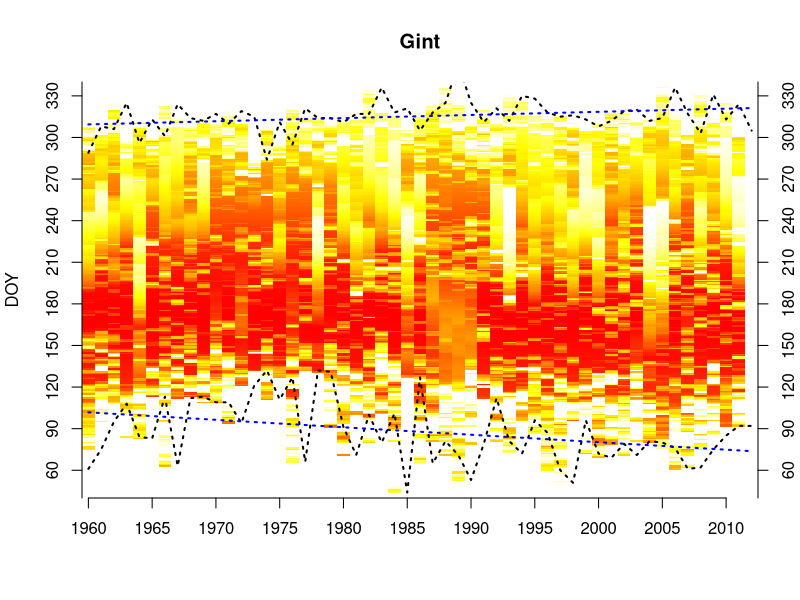
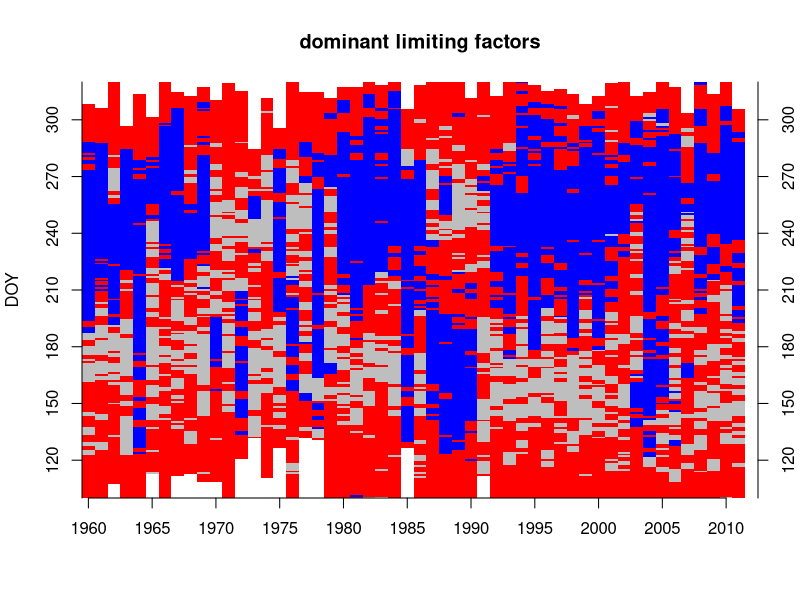

Reproduce these figures in R, in order.

### Progress of intra-annual growth dynamics from VS model outputs
### {JT, Octr 2019 / IVA, Sep 2020}

library(here)

###------- Reading outputs of VS model
setwd("~/wrk/VS_intraannual-master") # https://github.com/jantumajer/VS_intraannual
setwd(here())

DailyGr <- read.table("tst rate 1960 - 2012.dat", header = T) # Output of VS on daily scale (rate)
AnnualGr <- read.table("tst 1960 - 2012.dat", header = T, skip = 6) # Output of VS on annual scale


###------- Variable indicating presence/absence of cambial activity (from BG-EG span)
###------- Variable indicating limitation (temperature, moisture or optimal)

DailyGr$CambialActivity <- NA
DailyGr$Limit <- NA
i=1
for (i in c(1:nrow(DailyGr))){
  year <- DailyGr[i, "year"] # Current year
  
  BG <- AnnualGr[AnnualGr$year == year, "SOS"] # Estimated dates of beggining and ending of growing season
  EG <- AnnualGr[AnnualGr$year == year, "EOS"]
  
  if (DailyGr[i, "t"] >= BG & DailyGr[i, "t"] <= EG) {
    DailyGr[i, "CambialActivity"] <- TRUE
    }  else {DailyGr[i, "CambialActivity"] <- FALSE}
  
  # 0=no growth (Gr=Gt=0), 1=temperature limitation(Gt<Gw), 2=moisture limitation (Gw<Gt), 3=optimal growth (Gt=Gw=1) 
  if (DailyGr[i, "CambialActivity"] == FALSE) {
    DailyGr[i, "Limit"] <- 0
  } else {
     if (DailyGr[i, "Grw"] == 1 & DailyGr[i, "GrT"] == 1) {DailyGr[i, "Limit"] <- 3}
     if (DailyGr[i, "Grw"] > DailyGr[i, "GrT"]) {DailyGr[i, "Limit"] <- 1}
     if (DailyGr[i, "Grw"] < DailyGr[i, "GrT"]) {DailyGr[i, "Limit"] <- 2}
      
    }
}

###------- Total sum of Gint for individual years (~ total tree-ring width proxy)

subset <- DailyGr[DailyGr$CambialActivity == T,] # Because some Gr is modelled also for dormancy (e.g. when T>T1, but cummulative temperature<Tbeg), I need to cut off days of dormancy
GRyear <- aggregate(subset[,c("Gr")], by = list(year=subset$year), FUN = sum)
rm(subset)


###------- Cumulative sum of Gint during each year and its conversion to percents

DailyGr$GrCumul <- 0
DailyGr$GrCumul_perc <- 0

for (i in c(1:nrow(DailyGr))){
  
  year <- DailyGr[i, "year"] # Current year
  
  if(DailyGr[i, "t"] > 1 & DailyGr[i, "CambialActivity"] == TRUE) #GrCumul is simply sum of current year Gr and previous day GrCumul
    {DailyGr[i, "GrCumul"] <- DailyGr[(i-1), "GrCumul"] + DailyGr[i, "Gr"]
     DailyGr[i, "GrCumul_perc"] <- DailyGr[i, "GrCumul"] / GRyear[GRyear$year == year, "x"]}
}

rm(GRyear)


###-------- Table of tree-ring formation progress
Formation <- data.frame(year=AnnualGr$year, BG=NA, P05=NA, P10=NA, P15=NA, P20=NA, P25=NA, P30=NA, P35=NA, P40=NA, P45=NA, P50=NA,
                                                   P55=NA, P60=NA, P65=NA, P70=NA, P75=NA, P80=NA, P85=NA, P90=NA, P95=NA, EG=NA)

for (i in c(2:nrow(DailyGr))){
  
  year <- DailyGr[i, "year"] # Current year
  
  # For each year finds the first day, when standardized cumulative growth (GrCumul_perc) exceeds specific threshold
  if (DailyGr[i, "GrCumul_perc"] > 0.05 & DailyGr[(i-1), "GrCumul_perc"] < 0.05) {Formation[Formation$year == year, "P05"] <- DailyGr[i, "t"]} 
  if (DailyGr[i, "GrCumul_perc"] > 0.10 & DailyGr[(i-1), "GrCumul_perc"] < 0.10) {Formation[Formation$year == year, "P10"] <- DailyGr[i, "t"]} 
  if (DailyGr[i, "GrCumul_perc"] > 0.15 & DailyGr[(i-1), "GrCumul_perc"] < 0.15) {Formation[Formation$year == year, "P15"] <- DailyGr[i, "t"]} 
  if (DailyGr[i, "GrCumul_perc"] > 0.20 & DailyGr[(i-1), "GrCumul_perc"] < 0.20) {Formation[Formation$year == year, "P20"] <- DailyGr[i, "t"]} 
  if (DailyGr[i, "GrCumul_perc"] > 0.25 & DailyGr[(i-1), "GrCumul_perc"] < 0.25) {Formation[Formation$year == year, "P25"] <- DailyGr[i, "t"]} 
  if (DailyGr[i, "GrCumul_perc"] > 0.30 & DailyGr[(i-1), "GrCumul_perc"] < 0.30) {Formation[Formation$year == year, "P30"] <- DailyGr[i, "t"]} 
  if (DailyGr[i, "GrCumul_perc"] > 0.35 & DailyGr[(i-1), "GrCumul_perc"] < 0.35) {Formation[Formation$year == year, "P35"] <- DailyGr[i, "t"]} 
  if (DailyGr[i, "GrCumul_perc"] > 0.40 & DailyGr[(i-1), "GrCumul_perc"] < 0.40) {Formation[Formation$year == year, "P40"] <- DailyGr[i, "t"]} 
  if (DailyGr[i, "GrCumul_perc"] > 0.45 & DailyGr[(i-1), "GrCumul_perc"] < 0.45) {Formation[Formation$year == year, "P45"] <- DailyGr[i, "t"]} 
  if (DailyGr[i, "GrCumul_perc"] > 0.50 & DailyGr[(i-1), "GrCumul_perc"] < 0.50) {Formation[Formation$year == year, "P50"] <- DailyGr[i, "t"]} 
  if (DailyGr[i, "GrCumul_perc"] > 0.55 & DailyGr[(i-1), "GrCumul_perc"] < 0.55) {Formation[Formation$year == year, "P55"] <- DailyGr[i, "t"]} 
  if (DailyGr[i, "GrCumul_perc"] > 0.60 & DailyGr[(i-1), "GrCumul_perc"] < 0.60) {Formation[Formation$year == year, "P60"] <- DailyGr[i, "t"]} 
  if (DailyGr[i, "GrCumul_perc"] > 0.65 & DailyGr[(i-1), "GrCumul_perc"] < 0.65) {Formation[Formation$year == year, "P65"] <- DailyGr[i, "t"]} 
  if (DailyGr[i, "GrCumul_perc"] > 0.70 & DailyGr[(i-1), "GrCumul_perc"] < 0.70) {Formation[Formation$year == year, "P70"] <- DailyGr[i, "t"]} 
  if (DailyGr[i, "GrCumul_perc"] > 0.75 & DailyGr[(i-1), "GrCumul_perc"] < 0.75) {Formation[Formation$year == year, "P75"] <- DailyGr[i, "t"]} 
  if (DailyGr[i, "GrCumul_perc"] > 0.80 & DailyGr[(i-1), "GrCumul_perc"] < 0.80) {Formation[Formation$year == year, "P80"] <- DailyGr[i, "t"]} 
  if (DailyGr[i, "GrCumul_perc"] > 0.85 & DailyGr[(i-1), "GrCumul_perc"] < 0.85) {Formation[Formation$year == year, "P85"] <- DailyGr[i, "t"]} 
  if (DailyGr[i, "GrCumul_perc"] > 0.90 & DailyGr[(i-1), "GrCumul_perc"] < 0.90) {Formation[Formation$year == year, "P90"] <- DailyGr[i, "t"]} 
  if (DailyGr[i, "GrCumul_perc"] > 0.95 & DailyGr[(i-1), "GrCumul_perc"] < 0.95) {Formation[Formation$year == year, "P95"] <- DailyGr[i, "t"]} 

}

Formation$BG <- AnnualGr$SOS
Formation$EG <- AnnualGr$EOS


###?????-------- Reading xylogenesis data (estimation of tree-ring formation progress)

##XyloDynamics <- read.table("e:/Xylo_Model/XYLODATA/VYSLEDKY/DynamicsIntoR.csv", header = T, sep = ";") 

##subFormation <- Formation[Formation$year > 2009, c(1:21)]

##residual <- XyloDynamics - subFormation


### Plotting functions - contour graphs
### {JT, Oct 2019/ IVA, Sep 2020}


# Reformating data into matrixes
matrix <- matrix(0, ncol=nrow(AnnualGr), 
                 nrow = 366)
  colnames(matrix) <- AnnualGr$year
  rownames(matrix) <- c(1:366)
matrix.2 <- matrix

for (i in c(1:nrow(DailyGr))) {
    
    year <- DailyGr[i, "year"]
    day <- DailyGr[i, "t"]
    
    if (DailyGr[i, "CambialActivity"] == TRUE) {
                      matrix[day, (year-1960)] <- DailyGr[i, "Gr"]
                      matrix.2[day, (year-1960)] <- DailyGr[i, "Limit"]
                                               }
    
}  

### Plotting the image of Gint

image(x=as.numeric(colnames(matrix)), y=c(1:nrow(matrix)), z=t(matrix), 
      ylim=c(40, 340), zlim=c(0.001, 1.001),
      xlab = NA, ylab="DOY",
      col = rev(heat.colors(1000)),
      main="Gint"
      ,axes = FALSE)
      
axis(1, at = seq(min(AnnualGr$year), max(AnnualGr$year), by = 5))
axis(2, at = seq(0, 366, by = 30))
axis(4, at = seq(0, 366, by = 30))

# Estimated dates of the start and the end of growing season (BG, EG)
lines(AnnualGr$SOS ~ AnnualGr$year, lw=2, lty=3, col="black")
lines(AnnualGr$EOS ~ AnnualGr$year, lw=2, lty=3, col="black")

# Lineat trends in BG and EG
lines(predict(lm(AnnualGr$SOS ~ AnnualGr$year)) ~ AnnualGr$year, lw=2, lty=3, col="blue")
lines(predict(lm(AnnualGr$EOS ~ AnnualGr$year)) ~ AnnualGr$year, lw=2, lty=3, col="blue")

### Plotting the image of dominant limiting factors

image(x=as.numeric(colnames(matrix.2)), y=c(1:nrow(matrix.2)), z=t(matrix.2), 
      ylim=c(100, 320), col = c("white", "red", "blue", "grey"), axes = F, xlab = NA, ylab="DOY",
      main="dominant limiting factors")

axis(1, at = seq(min(AnnualGr$year), max(AnnualGr$year), by = 5))
axis(2, at = seq(0, 366, by = 30))
axis(4, at = seq(0, 366, by = 30))

